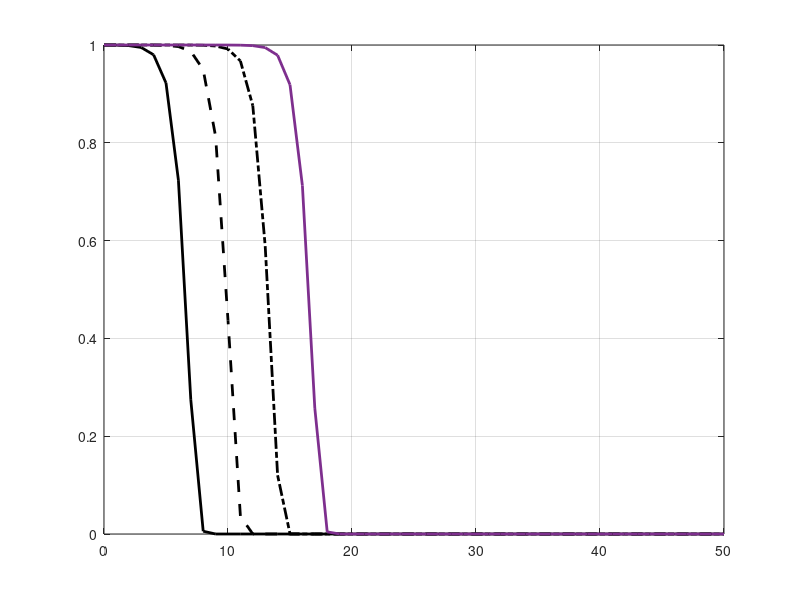

MATLAB code to generate this figure: (Note: this script raises an error after producing the figure.)
fz = 14;
fzl = 16;
obj = 0;  %obj=1 slide, obj=0 paper
close all

if obj == 1
 cm =lines(6);%jet(6);
 linestylelist= {'-','-','-','-','-','-'};
else
 cm = zeros(6,3);
 linestylelist= {'-','--','-.','d','s','x'};
end



close
figure
hold on
box on
grid on
k = 0:50
Dlist = [1e-6 1e-8 1e-10 1e-12 1e-14]
clear nlist

for i=1:length(Dlist)
D = Dlist(i);
nlist(i,:)=exp(-4*pi^2*D*2.^(2*k)).^2;
h = plot(0:length(k)-1,nlist(i,:));
 set(h,'linewidth',2,'linestyle',linestylelist{i},'color',cm(i,:))
end

for i=4:length(Dlist)
  hp = plot(0:length(k)-1,nlist(i,:));
   set(hp,'linewidth',1,'color',[0,0,0])
end


for i = 1:length(Dlist)
   mylegend{i} = sprintf('D = %1.1e', Dlist(i));
end
axis([0 30 0 1.2])
legend(mylegend,'interpreter','latex')

title('Baker''s Map Cutoff','fontsize',16,'interpreter','latex')
xlabel('$k$ (iteration)','fontsize',16,'interpreter','latex')
ylabel('var($f$)','fontsize',16,'interpreter','latex')
set(gca,'fontsize',14)

iter = 51;
%%%%%%%%%%%%%%%%%%%%%%%%%%%%%%%%%%%%%%%%%%%%%%%%%%%%
%%%%%%%%%%%%%%%%%%%%%%%%%%%%%%%%%%%%%%%%%%%%%%%%%%%%
noval = 0.5

for i = 1:dl
  for j = 1:iter-1
    if nlist(i,j+1)>=nlist(i,j);
      nlist(i,j+1) = nlist(i,j)-1e-9; 
    end
  end
end


for i = 1:dl
  itern(i)   = interp1(nlist(i,:),0:iter-1,noval);
end



figure
hold on

for i = 1:dl
  h(i) = plot([0:iter-1]/itern(i),nlist(i,:));
  set(h(i),'color',cm(i,:));  
end




legend(w,'fontsize',fz,'interpreter','latex');
axis([0 2 0 1.2])
set(h,'linewidth',2,'markersize',6);

box on
grid on
xlabel('k_n/t_n normalized iteration','fontsize',fzl,'interpreter','latex')
ylabel('var($f$)','fontsize',fzl,'interpreter','latex')
title('Baker''s Map Cutoff','fontsize',fzl,'interpreter','latex')
set(gca,'fontsize',fz);

